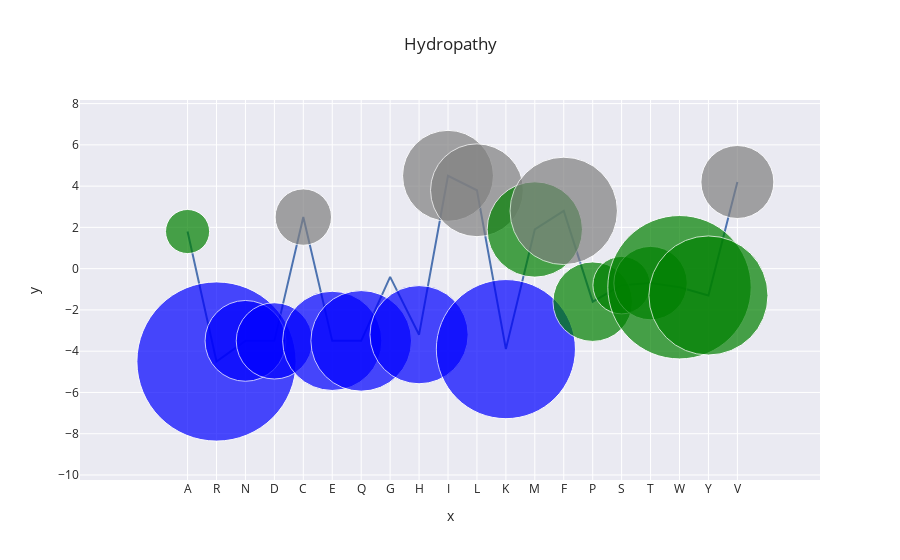

The notebook cell saved with this chart:
### Code cell
data_Bar = [go.Bar(
    x = aa_df["1-letter code"],
    y = aa_df["hydropathy index (Kyte-Doolittle method)"],
    marker_color = aa_df.hp_color,
    text = "Name: " + aa_df['Name'] + "<br />" +            # "<br />" is HTML
        "Weight: " + aa_df['Residue Weight'].astype(str) + "<br />" +
        "Formula:" + aa_df['Residue Formula']

)]

data_Pie = [go.Pie(
    labels = aa_df["1-letter code"],
    values = aa_df["Accessible surface"],
    hole = 0.3
)]

data_Scatter = [go.Scatter(
    x = aa_df["1-letter code"],
    y = aa_df["hydropathy index (Kyte-Doolittle method)"],
    mode = "lines+markers",
    marker = {
        "size": aa_df["Accessible surface"],
        "color": aa_df["hp_color"],
    }
)]

# fig = go.Figure(data = data_Bar, layout = {"template": "plotly", "title": "Hydropathy"})
# fig = go.Figure(data = data_Pie, layout = {"template": "plotly", "title": "Accessible surface"})
fig = go.Figure(data = data_Scatter, layout = {"template": "plotly", "title": "Hydropathy"})

fig.update_layout(template = "seaborn", xaxis_title = "x", yaxis_title = "y")
fig.show()

### Figure 1 — Plotly figure (JSON) as saved in the notebook; plotly's stock layout.template omitted (floating-point values rounded to 4 significant figures)
{"data": [{"marker": {"color": ["green", "blue", "blue", "blue", "grey", "blue", "blue", "green", "blue", "grey", "grey", "blue", "green", "grey", "green", "green", "green", "green", "green", "grey"], "size": [44.1, 159.2, 80.8, 76.3, 56.4, 99.2, 100.6, 0, 98.2, 90.9, 92.8, 139.1, 95.3, 107.4, 79.5, 57.5, 73.4, 143.4, 119.1, 73]}, "mode": "lines+markers", "type": "scatter", "x": ["A", "R", "N", "D", "C", "E", "Q", "G", "H", "I", "L", "K", "M", "F", "P", "S", "T", "W", "Y", "V"], "y": [1.8, -4.5, -3.5, -3.5, 2.5, -3.5, -3.5, -0.4, -3.2, 4.5, 3.8, -3.9, 1.9, 2.8, -1.6, -0.8, -0.7, -0.9, -1.3, 4.2]}], "layout": {"title": {"text": "Hydropathy"}, "xaxis": {"title": {"text": "x"}}, "yaxis": {"title": {"text": "y"}}}}
